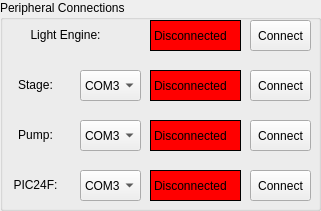
   <widget class="QGroupBox" name="PeripheralsBox">
    <property name="geometry">
     <rect>
      <x>540</x>
      <y>510</y>
      <width>321</width>
      <height>211</height>
     </rect>
    </property>
    <property name="title">
     <string>Peripheral Connections</string>
    </property>
    <widget class="QLabel" name="LightEngineConnectionTitle">
     <property name="geometry">
      <rect>
       <x>10</x>
       <y>20</y>
       <width>111</width>
       <height>31</height>
      </rect>
     </property>
     <property name="text">
      <string>&lt;html&gt;&lt;head/&gt;&lt;body&gt;&lt;p align=&quot;center&quot;&gt;&lt;span style=&quot; font-size:9pt;&quot;&gt;Light Engine:&lt;/span&gt;&lt;/p&gt;&lt;/body&gt;&lt;/html&gt;</string>
     </property>
    </widget>
    <widget class="QPushButton" name="LightEngineConnectButton">
     <property name="geometry">
      <rect>
       <x>250</x>
       <y>20</y>
       <width>61</width>
       <height>31</height>
      </rect>
     </property>
     <property name="text">
      <string>Connect</string>
     </property>
    </widget>
    <widget class="QLabel" name="LightEngineIndicator">
     <property name="geometry">
      <rect>
       <x>150</x>
       <y>20</y>
       <width>91</width>
       <height>31</height>
      </rect>
     </property>
     <property name="styleSheet">
      <string notr="true">background:rgb(255, 0, 0); border: 1px solid black;</string>
     </property>
     <property name="text">
      <string>Disconnected</string>
     </property>
    </widget>
    <widget class="QPushButton" name="StageConnectButton">
     <property name="geometry">
      <rect>
       <x>250</x>
       <y>70</y>
       <width>61</width>
       <height>31</height>
      </rect>
     </property>
     <property name="text">
      <string>Connect</string>
     </property>
    </widget>
    <widget class="QComboBox" name="COMPortSelect">
     <property name="geometry">
      <rect>
       <x>80</x>
       <y>70</y>
       <width>61</width>
       <height>31</height>
      </rect>
     </property>
     <item>
      <property name="text">
       <string>COM3</string>
      </property>
     </item>
     <item>
      <property name="text">
       <string>COM4</string>
      </property>
     </item>
     <item>
      <property name="text">
       <string>COM5</string>
      </property>
     </item>
     <item>
      <property name="text">
       <string>COM6</string>
      </property>
     </item>
     <item>
      <property name="text">
       <string>COM7</string>
      </property>
     </item>
     <item>
      <property name="text">
       <string>COM8</string>
      </property>
     </item>
    </widget>
    <widget class="QLabel" name="StageConnectionIndicator">
     <property name="geometry">
      <rect>
       <x>150</x>
       <y>70</y>
       <width>91</width>
       <height>31</height>
      </rect>
     </property>
     <property name="styleSheet">
      <string notr="true">background:rgb(255, 0, 0); border: 1px solid black;</string>
     </property>
     <property name="text">
      <string>Disconnected</string>
     </property>
    </widget>
    <widget class="QLabel" name="StageConnectionTitle">
     <property name="geometry">
      <rect>
       <x>10</x>
       <y>70</y>
       <width>51</width>
       <height>31</height>
      </rect>
     </property>
     <property name="text">
      <string>&lt;html&gt;&lt;head/&gt;&lt;body&gt;&lt;p align=&quot;center&quot;&gt;&lt;span style=&quot; font-size:9pt;&quot;&gt;Stage:&lt;/span&gt;&lt;/p&gt;&lt;/body&gt;&lt;/html&gt;</string>
     </property>
    </widget>
    <widget class="QLabel" name="PumpConnectionTitle">
     <property name="geometry">
      <rect>
       <x>10</x>
       <y>120</y>
       <width>51</width>
       <height>31</height>
      </rect>
     </property>
     <property name="text">
      <string>&lt;html&gt;&lt;head/&gt;&lt;body&gt;&lt;p align=&quot;center&quot;&gt;&lt;span style=&quot; font-size:9pt;&quot;&gt;Pump:&lt;/span&gt;&lt;/p&gt;&lt;/body&gt;&lt;/html&gt;</string>
     </property>
    </widget>
    <widget class="QComboBox" name="COMPortSelectPump">
     <property name="geometry">
      <rect>
       <x>80</x>
       <y>120</y>
       <width>61</width>
       <height>31</height>
      </rect>
     </property>
     <item>
      <property name="text">
       <string>COM3</string>
      </property>
     </item>
     <item>
      <property name="text">
       <string>COM4</string>
      </property>
     </item>
     <item>
      <property name="text">
       <string>COM5</string>
      </property>
     </item>
     <item>
      <property name="text">
       <string>COM6</string>
      </property>
     </item>
     <item>
      <property name="text">
       <string>COM7</string>
      </property>
     </item>
     <item>
      <property name="text">
       <string>COM8</string>
      </property>
     </item>
    </widget>
    <widget class="QLabel" name="PumpConnectionIndicator">
     <property name="geometry">
      <rect>
       <x>150</x>
       <y>120</y>
       <width>91</width>
       <height>31</height>
      </rect>
     </property>
     <property name="styleSheet">
      <string notr="true">background:rgb(255, 0, 0); border: 1px solid black;</string>
     </property>
     <property name="text">
      <string>Disconnected</string>
     </property>
    </widget>
    <widget class="QPushButton" name="PumpConnectButton">
     <property name="geometry">
      <rect>
       <x>250</x>
       <y>120</y>
       <width>61</width>
       <height>31</height>
      </rect>
     </property>
     <property name="text">
      <string>Connect</string>
     </property>
    </widget>
    <widget class="QLabel" name="PIC24FConnectionTitle">
     <property name="geometry">
      <rect>
       <x>10</x>
       <y>170</y>
       <width>51</width>
       <height>31</height>
      </rect>
     </property>
     <property name="text">
      <string>&lt;html&gt;&lt;head/&gt;&lt;body&gt;&lt;p align=&quot;center&quot;&gt;&lt;span style=&quot; font-size:9pt;&quot;&gt;PIC24F:&lt;/span&gt;&lt;/p&gt;&lt;/body&gt;&lt;/html&gt;</string>
     </property>
    </widget>
    <widget class="QComboBox" name="COMPortSelectPIC">
     <property name="geometry">
      <rect>
       <x>80</x>
       <y>170</y>
       <width>61</width>
       <height>31</height>
      </rect>
     </property>
     <item>
      <property name="text">
       <string>COM3</string>
      </property>
     </item>
     <item>
      <property name="text">
       <string>COM4</string>
      </property>
     </item>
     <item>
      <property name="text">
       <string>COM5</string>
      </property>
     </item>
     <item>
      <property name="text">
       <string>COM6</string>
      </property>
     </item>
     <item>
      <property name="text">
       <string>COM7</string>
      </property>
     </item>
     <item>
      <property name="text">
       <string>COM8</string>
      </property>
     </item>
    </widget>
    <widget class="QLabel" name="PIC24FConnectionIndicator">
     <property name="geometry">
      <rect>
       <x>150</x>
       <y>170</y>
       <width>91</width>
       <height>31</height>
      </rect>
     </property>
     <property name="styleSheet">
      <string notr="true">background:rgb(255, 0, 0); border: 1px solid black;</string>
     </property>
     <property name="text">
      <string>Disconnected</string>
     </property>
    </widget>
    <widget class="QPushButton" name="PIC24FConnectButton">
     <property name="geometry">
      <rect>
       <x>250</x>
       <y>170</y>
       <width>61</width>
       <height>31</height>
      </rect>
     </property>
     <property name="text">
      <string>Connect</string>
     </property>
    </widget>
   </widget>
